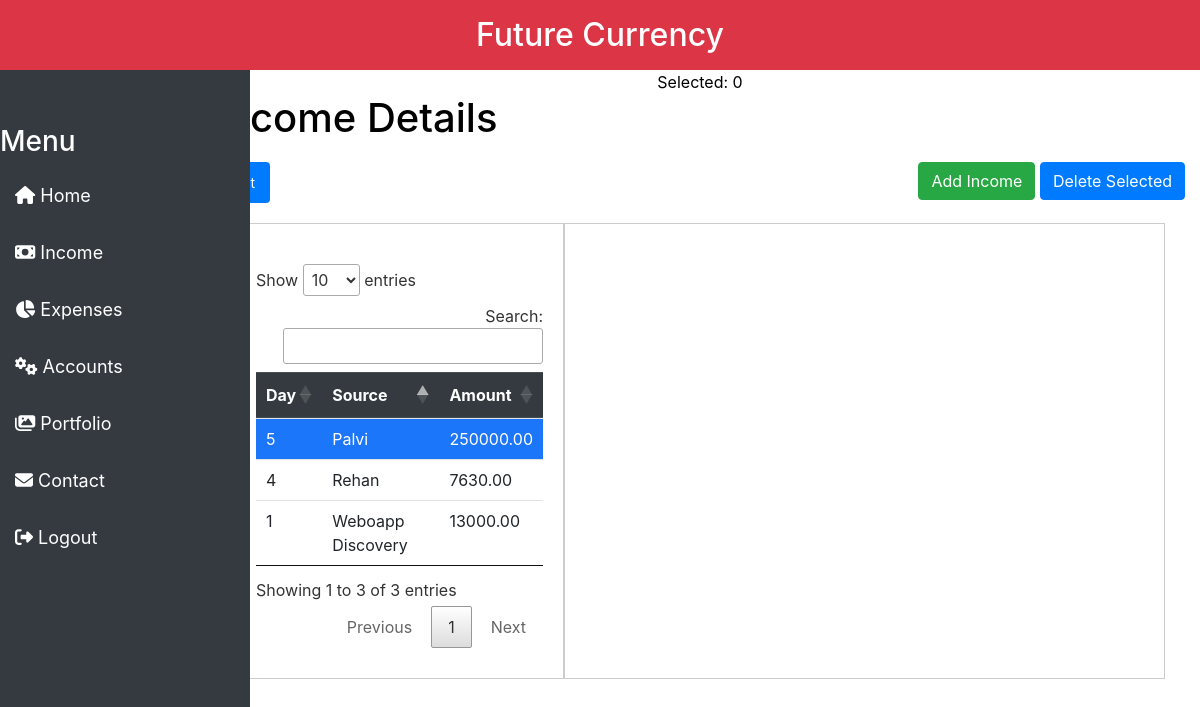
Screenshot of /income/ (signed in) with the database file from the repository.
### income/models.py (models this page shows, shortened)
class Income(models.Model):
    user = models.ForeignKey(User, on_delete=models.CASCADE)
    amount = models.DecimalField(max_digits=10, decimal_places=2, default=0.00)
    source = models.CharField(max_length=255)
    description = models.CharField(max_length=255)
    day_of_month = models.PositiveIntegerField()
    class Meta:
        ordering = ['day_of_month']

### income/views.py (the view)
# urls.py: path('', view_income_details, name='income-home'),
@login_required_view
def view_income_details(request):
    income_details = get_all_income_details(request.user)
    return render(request, 'income/home.html', {'income_details': income_details})

### income/views.py (called while the page is built)
def get_recurring_income_details(income):
    recurring_income = RecurringIncome.objects.filter(income=income).first()
    varied_recurring_income = (
        VariedRecurringIncome.objects.filter(re_income__income=income).first()
        if recurring_income
        else None
    )
    return recurring_income, varied_recurring_income

def get_all_income_details(user):
    incomes = Income.objects.filter(user=user)
    income_details = []
    for income in incomes:
        recurring_income, varied_recurring_income = get_recurring_income_details(
            income
        )
        income_detail = {
            'income': income,
            'recurring_income': recurring_income,
            'varied_recurring_income': varied_recurring_income,
        }
        income_details.append(income_detail)
    return income_details

### income/templates/income/home.html (shortened to what this page needs)
{% extends 'core/base.html' %}
{% load static %}
{% block content %}
<link rel="stylesheet" href="{% static 'income/css/bootstrap.css' %}">
<link rel="stylesheet" href="{% static 'income/css/jquery-tables.css' %}">
<link rel="stylesheet" href="{% static 'income/css/homefinal.css' %}">
<h1 class="mt-4">Income Details</h1>
<div class="button-row" style="margin-top: 20px; display: flex; justify-content: space-between;">
  <div>
    <button type="button" class="btn btn-primary edit-button" onclick="toggleEditMode()">Edit</button>
    <div class="count-display">Selected: <span id="selected-count">0</span></div>
  </div>
  <div>
    <button type="button" class="btn btn-success"><a href="{% url 'add-all'  %}" style="color: white; text-decoration: none;">Add Income</a></button>
    <button type="button" class="btn btn-primary" onclick="performMassAction()">Delete Selected</button>
  </div>
</div>
<div class="details-container">
  <form method="post" action="{% url 'mass-action' %}" id="mass-action-form">
    <div class="records-list-container">
      <div class="button-row">
        <div>
          <table class="table records-list">
            <thead class="thead-dark">
              <tr>
                <th>Day</th>
                <th>Source</th>
                <th>Amount</th>
              </tr>
            </thead>
            <tbody >
              {% if income_details %}
                {% for income_detail in income_details %}
                <tr class="record-item" data-income-id="{{ income_detail.income.id }}" onclick="showDetails('{{ income_detail.income.id }}')">
                    <td>{{ income_detail.income.day_of_month }}</td>
                    <td>{{ income_detail.income.source|title }}</td>
                    <td>{{ income_detail.income.amount }}</td>
                  </tr>
                {% endfor %}
              {% else %}
                <tr>
                  <td colspan="4">No income records found.</td>
                </tr>
              {% endif %}
            </tbody>
          </table>
        </div>
      </div>
    </div>
  </form>
  <div class="details-view" id="details-view"></div>
</div>
{% endblock %}

### core/static/core/css/corecss.css (style rules this page uses)
html, body { height: 100%; }

### income/static/income/css/homefinal.css (style rules this page uses)
body { overflow: enable; }
.details-container { display: flex; margin: 20px; }
.records-list-container, .details-view { width: 100%; max-height: 70vh; overflow-y: auto; overflow-x: hidden; border: 1px solid #ccc; padding: 20px; position: relative; }
.record-item { cursor: pointer; margin-bottom: 10px; position: relative; }
.record-item.selected { background-color: #0a3e11; }
.count-display { position: absolute; top: 0; left: 50%; transform: translateX(-50%); }
.button-row { display: flex; justify-content: space-between; margin-bottom: 10px; }
.edit-button, .close-edit-button, button { padding: 10px 15px; cursor: pointer; border: none; border-radius: 4px; font-size: 14px; }
button { background-color: #3498db; color: #fff; transition: background-color 0.3s; }
.edit-button, .close-edit-button { margin-right: 10px; }

### core/templates/core/sidebar.html (style rules this page uses)
body { font-family: Arial, sans-serif; margin: 0; padding: 0; background-color: #fbfbfb; }

### rows the page displays
Income: income.day_of_month "1", income.source "Weboapp Discovery", income.amount "13000.00"
Income: income.day_of_month "4", income.source "Rehan", income.amount "7630.00"
Income: income.day_of_month "5", income.source "Palvi", income.amount "250000.00"
